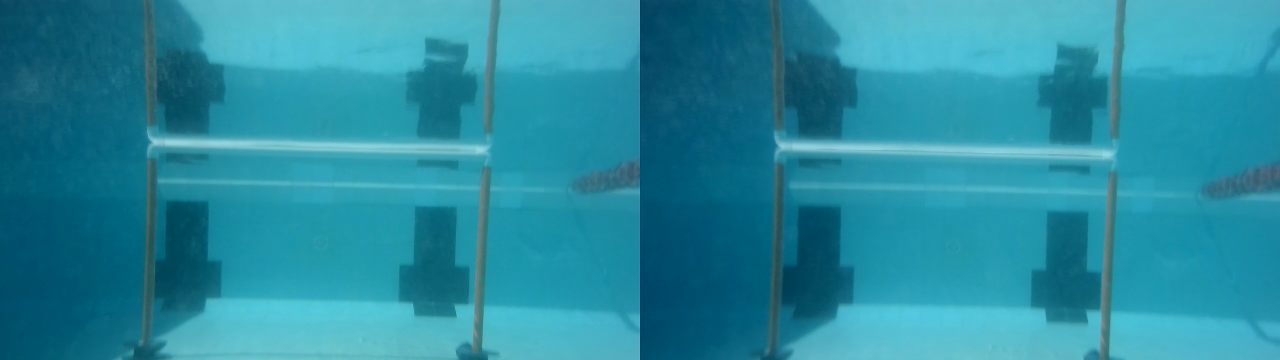
#> input picture sauvc_objectdetection/q_gate1/126.png, 2560 x 720 px, found by its file name (shown at 1/2 size); its folder holds only this picture in this run
$ python edge_detection.py
#> lines starting #> are read from the running program, lines starting #| are printed output that depends on the picture; after the words box and inside, x2 and y2 are one past the last pixel; in counts of white or black regions, pixels touching at a corner belong together
from cgi import MiniFieldStorage
import cv2
from cv2 import threshold
from cv2 import GaussianBlur
from cv2 import Canny
import numpy as np
import array as arr
import os
import natsort


def find_rectangle(img, frame):
    lines_edges = frame.copy()

    contours, _hierarchy = cv2.findContours(img, cv2.RETR_EXTERNAL, cv2.CHAIN_APPROX_SIMPLE)
    print("Number of contours: %d" % len(contours))

    # Contour traversal
    for cnt in contours:

        rect = cv2.minAreaRect(cnt)
        box = cv2.boxPoints(rect)
        box = np.int0(box)
        print("point", box)
        for point in range(4):
            if point < 3:
                x1 = box[point][0]
                y1 = box[point][1]
                x2 = box[point+1][0]
                y2 = box[point+1][1]
            else :
                x1 = box[point][0]
                y1 = box[point][1]
                x2 = box[0][0]
                y2 = box[0][1]

            cv2.line(lines_edges,(x1,y1),(x2,y2),(0,255,0),2)
    cv2.imshow('lines',lines_edges)
    cv2.waitKey(1)


def salt(img,n):
    for k in range(n):
        i = int(np.random.random()*img.shape[1]);
        j = int(np.random.random()*img.shape[0]);
        if img.ndim == 2:
            img[j,i] ==5
        elif img.ndim == 3:
            img[j,i,0] = 255
            img[j,i,1] = 255
            img[j,i,2] = 255
    return img

def RecoverHE(sceneRadiance):
    # clahe = cv2.createCLAHE(clipLimit=2, tileGridSize=(2, 2))
    for i in range(3):
        sceneRadiance[:, :, i] =  cv2.equalizeHist(sceneRadiance[:, :, i])
        # sceneRadiance[:, :, i] = clahe.apply((sceneRadiance[:, :, i]))
    return sceneRadiance

path = "/home/fabmarine/sauvc_objectdetection/q_gate1/"
files = os.listdir(path)
files =  natsort.natsorted(files)

for i in range(len(files)):
    file = files[i]
    img = cv2.imread(path+file)
#> img is the input picture: shape (720, 2560, 3); mean B, G, R 160.1, 138.9, 39.3
    frame = RecoverHE(img)
#> after the loop in RecoverHE, `for i in range(3):`:
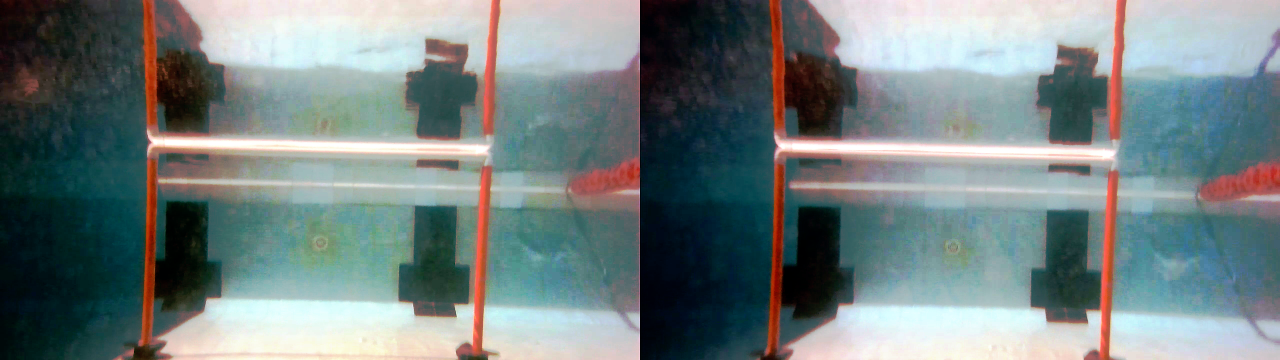
#> sceneRadiance: shape (720, 2560, 3) (shown at 1/2 size); mean B, G, R 129, 128.8, 115.9

    scale_percent = 80 # percent of original size
    width = int(frame.shape[1] * scale_percent / 100)
#> width = 2048
    height = int(frame.shape[0] * scale_percent / 100)
#> height = 576
    frame = cv2.resize(frame, (width, height))

    cv2.imshow('Original',frame)
    cv2.waitKey(1)

    # Convert color space
    frame = cv2.cvtColor(frame,cv2.COLOR_BGR2HSV)
#> frame: shape (576, 2048, 3); mean H, S, V 81.2, 89.4, 139.4

    # Color filtering
    Min = np.array([0, 128,  58])
    Max = np.array([47, 255, 255])
    mask = cv2.inRange(frame, Min, Max)
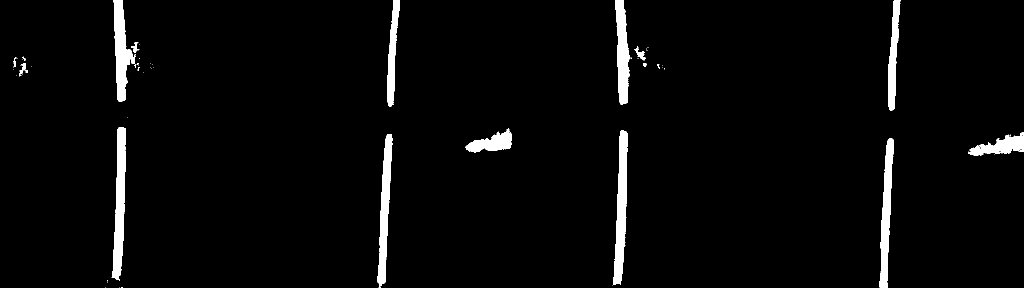
#> mask: shape (576, 2048) (shown at 1/2 size); 3.3% white; 59 white regions (42 under 20 px), largest, box (x1, y1, x2, y2) and area: (1226, 261, 1256, 570) 5186, (223, 254, 251, 561) 5098, (754, 268, 785, 576) 4526
    result = cv2.bitwise_and(frame, frame, mask=mask)
#> result: shape (576, 2048, 3); mean H, S, V 0.2, 6.3, 5.7

    cv2.imshow('Color filtering', result)
    cv2.waitKey(1)

    # Thresholding
    result = cv2.cvtColor(result, cv2.COLOR_HSV2BGR)
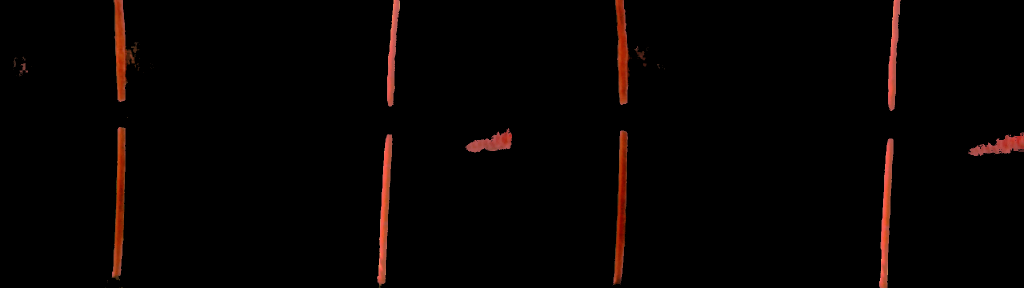
#> result: shape (576, 2048, 3) (shown at 1/2 size); mean B, G, R 1.5, 2.3, 5.7
    result = cv2.cvtColor(result, cv2.COLOR_BGR2GRAY)
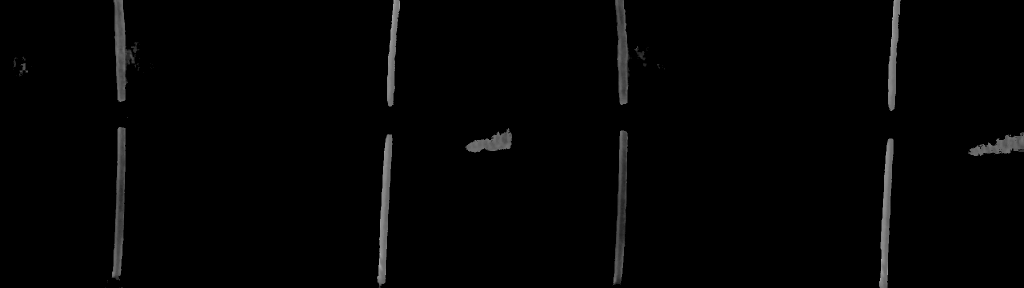
#> result: shape (576, 2048) (shown at 1/2 size); min 0, max 189, mean 3.2
    thresh = 0
    maxValue = 255
    processed_frame, thresholding_image = cv2.threshold(result, thresh, maxValue, cv2.THRESH_BINARY)
#> processed_frame = 0

    #thresholding_image = salt(thresholding_image, 10)
    thresholding_image= cv2.dilate(thresholding_image,(9,9), iterations=10)
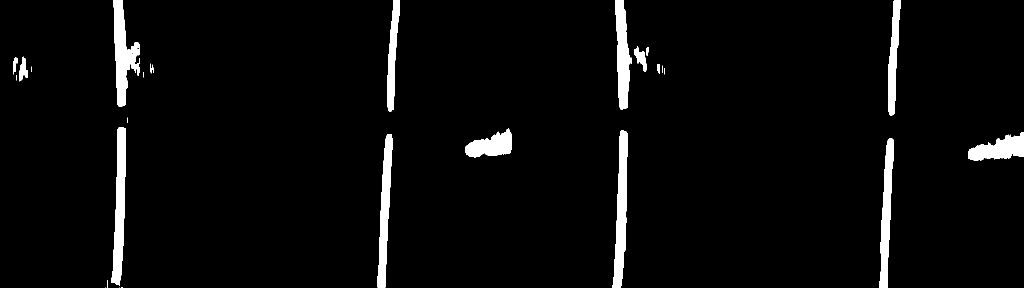
#> thresholding_image: shape (576, 2048) (shown at 1/2 size); 3.8% white; 33 white regions (13 under 20 px)

    cv2.imshow('Thresholding',thresholding_image )
    cv2.waitKey(1)

    find_rectangle(thresholding_image, frame)
#> in find_rectangle, `contours, _hierarchy = cv2.findContours(img, cv2.RETR_EXTERNAL, cv2.CH..`: contours = 33 contours, 17 with area under 20; largest, box (x1, y1, x2, y2) and area: (1226, 261, 1256, 576) 5179, (223, 254, 251, 571) 5108, (227, 0, 277, 214) 4928, (754, 268, 785, 576) 4498, (1758, 277, 1787, 576) 4292
#| Number of contours: 33
#> the loop in find_rectangle, `for cnt in contours: ` made 33 passes
#> (rect, box) on passes 1, 2, 6, 7, 8, 9, 10: (((239, 575), (0, 0), -90), [[239, 575], [239, 575], [239, 575], [239, 575]]), (((210, 575), (0, 0), -90), [[210, 575], [210, 575], [210, 575], [210, 575]]), (((1772.4, 426.1), (298.9, 17.5), -87.34), [[1774, 575], [1756, 574], [1770, 276], [1788, 277]]), (((769.3, 421.6), (307.6, 17.62), -87.18), [[770, 575], [752, 574], [768, 267], [785, 268]]), (((1992.2, 295.5), (117.4, 48.22), -8.13), [[1937, 327], [1930, 279], [2046, 263], [2053, 311]]), (((1243.1, 418.3), (314.6, 21.1), -87.46), [[1246, 575], [1225, 574], [1239, 260], [1260, 261]]), (((979.4, 295), (99.69, 48.69), -19.71), [[940, 334], [924, 288], [1018, 255], [1034, 301]])
#> (cnt, rect, box) on passes 3, 4, 5, 12, 13: ([[242, 574], [242, 575], [245, 575], [243, 575]], ((243.4, 575), (0.949, 3.16), -71.57), [[244, 575], [241, 574], [242, 574], [245, 575]]), ([[1224, 570], [1224, 575]], ((1224, 572.5), (5, 0), -90), [[1224, 575], [1224, 575], [1224, 570], [1224, 570]]), ([[214, 560], [214, 575]], ((214, 567.5), (15, 0), -90), [[214, 575], [214, 575], [214, 560], [214, 560]]), ([[255, 235], [255, 245]], ((255, 240), (10, 0), -90), [[255, 245], [255, 245], [255, 235], [255, 235]]), ([[33, 150], [33, 160]], ((33, 155), (10, 0), -90), [[33, 160], [33, 160], [33, 150], [33, 150]])
#> (printed output is left out)
#> after the loop in find_rectangle, `for cnt in contours:`: lines_edges: shape (576, 2048, 3); mean H, S, V 80.5, 91.6, 137.6


# Blur and Canny the image
cv2.namedWindow('Edges_median',cv2.WINDOW_AUTOSIZE)
cv2.namedWindow('Edges_gaussian',cv2.WINDOW_AUTOSIZE)
cv2.createTrackbar('ksize','Edges_median',1, 51, lambda x: None)
cv2.createTrackbar('threshold1_m', 'Edges_median', 10, 1000, lambda x: None)
cv2.createTrackbar('threshold2_m', 'Edges_median', 500, 1000, lambda x: None)
cv2.createTrackbar('k1','Edges_gaussian',1, 51, lambda x: None)
cv2.createTrackbar('k2', 'Edges_gaussian', 1, 51, lambda x: None)
cv2.createTrackbar('sigmaX','Edges_gaussian',0, 10, lambda x: None)
cv2.createTrackbar('threshold1_g', 'Edges_gaussian', 10, 1000, lambda x: None)
cv2.createTrackbar('threshold2_g', 'Edges_gaussian', 500, 1000, lambda x: None)

while True:
    ksize = cv2.getTrackbarPos('ksize','Edges_median')
#> ksize = 1
    threshold1_m = cv2.getTrackbarPos('threshold1_m','Edges_median')
#> threshold1_m = 10
    threshold2_m = cv2.getTrackbarPos('threshold2_m','Edges_median')
#> threshold2_m = 500

    k1 = cv2.getTrackbarPos('k1','Edges_gaussian')
#> k1 = 1
    k2 = cv2.getTrackbarPos('k2','Edges_gaussian')
#> k2 = 1
    sigmaX = cv2.getTrackbarPos('sigmaX','Edges_gaussian')
#> sigmaX = 0
    threshold1_g = cv2.getTrackbarPos('threshold1_g','Edges_gaussian')
#> threshold1_g = 10
    threshold2_g = cv2.getTrackbarPos('threshold2_g','Edges_gaussian')
#> threshold2_g = 500

    if ksize % 2 == 0:
        ksize += 1
    if k1 %2 == 0:
        k1 += 1
    if k2 %2 == 0:
        k2 +=1


    median_blur = cv2.medianBlur(thresholding_image, ksize)
    gaussian_blur = cv2.GaussianBlur(thresholding_image,(k1, k2),sigmaX=sigmaX)
    edges_median = cv2.Canny(image=median_blur, threshold1=threshold1_m, threshold2=threshold2_m)
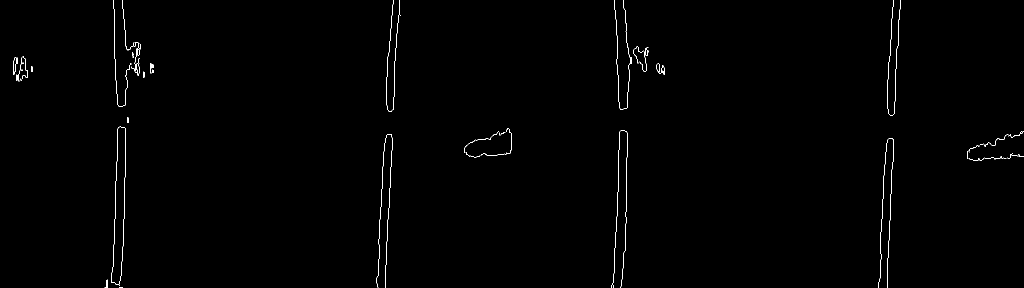
#> edges_median: shape (576, 2048) (shown at 1/2 size); 0.5% white in thin lines or dots
    edges_gaussian = cv2.Canny(image=gaussian_blur, threshold1=threshold1_g,threshold2=threshold2_g)

    cv2.imshow('Edges_median',edges_median)
    cv2.imshow('Edges_gaussian',edges_gaussian)

    key = cv2.waitKey(1)
#> (key Esc is pressed here)
    if key == 27:
            break

cv2.destroyAllWindows()

# Line detection
cv2.namedWindow('lines',cv2.WINDOW_AUTOSIZE)
cv2.createTrackbar('threshold', 'lines', 0, 200, lambda x: None)
cv2.createTrackbar('minLineLength', 'lines', 10, 200, lambda x: None)
cv2.createTrackbar('maxLineGap','lines',5, 100, lambda x: None)

while True:
    threshold = cv2.getTrackbarPos('threshold','lines')
#> threshold = 0
    minLineLength = cv2.getTrackbarPos('minLineLength','lines')
#> minLineLength = 10
    maxLineGap = cv2.getTrackbarPos('maxLineGap','lines')
#> maxLineGap = 5
    rho = 1
    theta = np.pi /180

    lines_edges = frame.copy()

    #lines = cv2.HoughLinesP(edges_median, rho, theta, threshold, np.array([]),minLineLength, maxLineGap)
    lines = cv2.HoughLines(edges_median,rho , theta, threshold)
    for line in lines:
        rho,theta = line[0]
        a = np.cos(theta)
        b = np.sin(theta)
        x0 = a*rho
        y0 = b*rho
        x1 = int(x0 + 1000*(-b))
        y1 = int(y0 + 1000*(a))
        x2 = int(x0 - 1000*(-b))
        y2 = int(y0 - 1000*(a))
        cv2.line(lines_edges,(x1,y1),(x2,y2),(0,0,255),2)
#> this loop made 30333 passes
#> (rho, theta, a, b, x0, y0, x1, y1) on passes 1 to 3: (798, 0.0524, 0.999, 0.0523, 796.9, 41.76, 744, 1040), (1784, 0.0524, 0.999, 0.0523, 1781.6, 93.37, 1729, 1091), (782, 0.0524, 0.999, 0.0523, 780.9, 40.93, 728, 1039)
#> lines_edges: shape (576, 2048, 3); mean H, S, V 0, 0, 255


    #for line in lines:
    #    for x1,y1,x2,y2 in line:
    #        cv2.line(lines_edges,(x1,y1),(x2,y2),(0,255,0),2)

    cv2.imshow('lines',lines_edges)
    key = cv2.waitKey(1)
#> (key Esc is pressed here)
    if key == 27:
            break


find_rectangle(edges_median, frame)
#| Number of contours: 59
#> the loop in find_rectangle (call 2), `for cnt in contours: ` made 59 passes
#> cnt on passes 2, 6, 9, 15, 27, 30, 31, 32, 43, 53: [[210, 574], [209, 575], [210, 574], [211, 575]], [[2026, 311], [2034, 311], [2035, 312], [2034, 311]], [[2024, 310], [2024, 311]], [[2017, 271], [2017, 272]], [[39, 161], [39, 162], [40, 161]], [[1320, 146], [1320, 147]], [[303, 145], [303, 146]], [[272, 144], [272, 145]], [[279, 126]], [[279, 87], [280, 88], [280, 98], [280, 88]]
#> (printed output is left out)
#> after the loop in find_rectangle (call 2), `for cnt in contours:`: lines_edges: shape (576, 2048, 3); mean H, S, V 80.4, 91.9, 137.3

#> (the run stopped early here; a loop or call above may not have finished)

$ run again, on sauvc_objectdetection/q_gate1/440.png
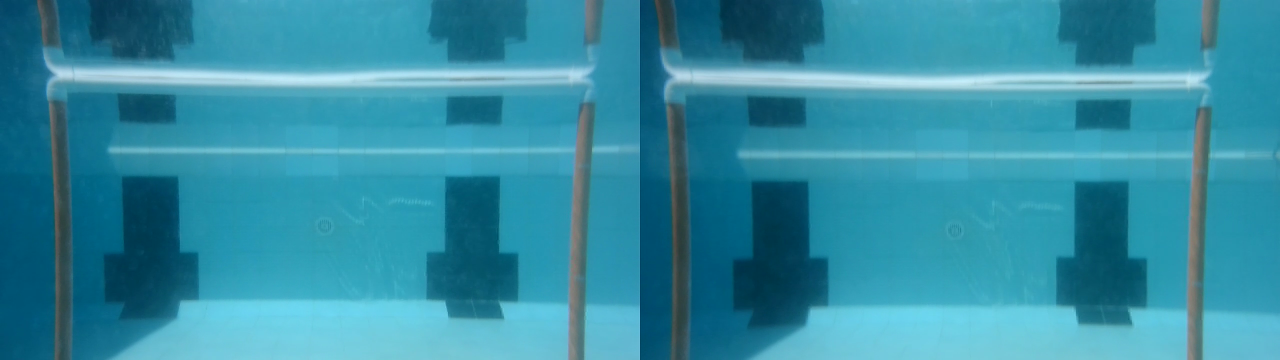
#> input picture sauvc_objectdetection/q_gate1/440.png, 2560 x 720 px, found by its file name (shown at 1/2 size)
#> img is the input picture: shape (720, 2560, 3); mean B, G, R 163.1, 140.2, 50.5
#> after the loop in RecoverHE, `for i in range(3):`:
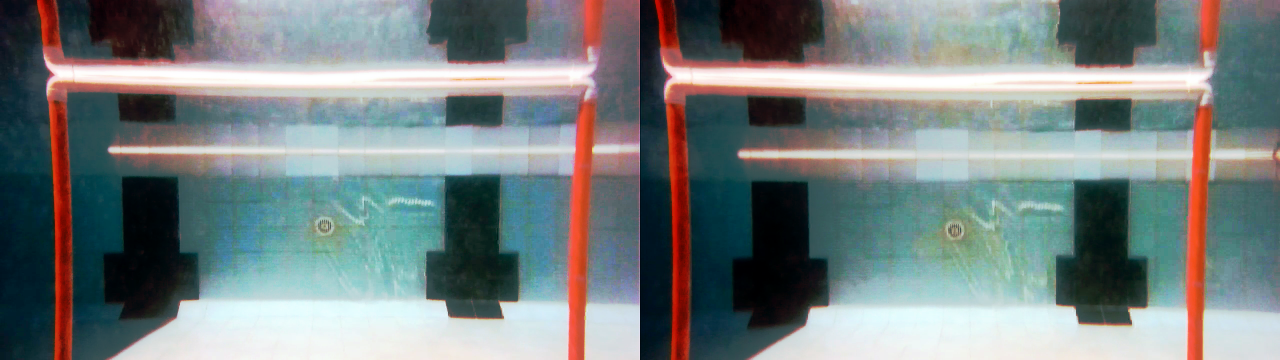
#> sceneRadiance: shape (720, 2560, 3) (shown at 1/2 size); mean B, G, R 129, 128.9, 119.3
#> mask: shape (576, 2048); 5.1% white; 69 white regions (50 under 20 px), largest, box (x1, y1, x2, y2) and area: (1064, 133, 1227, 576) 13939, (75, 143, 116, 576) 11722, (909, 160, 953, 576) 11473
#> processed_frame = 0
#> thresholding_image: shape (576, 2048); 6% white; 51 white regions (6 under 20 px)
#> contours = 51 contours, 10 with area under 20; largest, box (x1, y1, x2, y2) and area: (1064, 133, 1227, 576) 15010, (75, 129, 204, 576) 13351, (909, 160, 953, 576) 11368, (1898, 168, 1939, 576) 10824, (1047, 0, 1128, 116) 3875
#| Number of contours: 51
#> the loop in find_rectangle, `for cnt in contours: ` made 51 passes
#> (rect, box) on passes 1, 2, 6, 7, 8: (((1775.5, 524), (12, 67), -90), [[1809, 530], [1742, 530], [1742, 518], [1809, 518]]), (((1735, 522.5), (11, 10), -90), [[1740, 528], [1730, 528], [1730, 517], [1740, 517]]), (((1810.5, 498.5), (13, 11), -90), [[1816, 505], [1805, 505], [1805, 492], [1816, 492]]), (((1299, 496.5), (11, 2), -90), [[1300, 502], [1298, 502], [1298, 491], [1300, 491]]), (((1307.5, 495.5), (11, 11), -90), [[1313, 501], [1302, 501], [1302, 490], [1313, 490]])
#> (printed output is left out)
#> ksize = 1
#> threshold1_m = 10
#> threshold2_m = 500
#> k1 = 1
#> sigmaX = 0
#> threshold1_g = 10
#> threshold2_g = 500
#> `edges_median = cv2.Canny(image=median_blur, threshold1=threshold1_m, t..`:
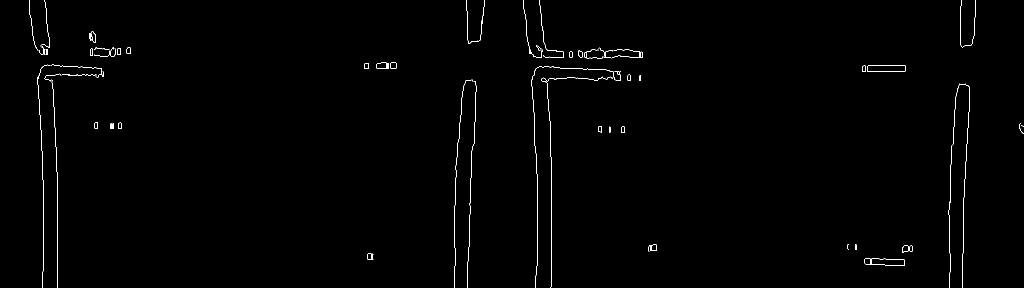
#> edges_median: shape (576, 2048) (shown at 1/2 size); 0.59% white in thin lines or dots
#> threshold = 0
#> minLineLength = 10
#> maxLineGap = 5
#> the loop `for line in lines:` made 30999 passes
#> (rho, theta, a, b, x0, y0, x1, y1) on passes 1 to 3: (1103, 0, 1, 0, 1103, 0, 1103, 1000), (1074, 0, 1, 0, 1074, 0, 1074, 1000), (87, 0, 1, 0, 87, 0, 87, 1000)
#| Number of contours: 69
#> the loop in find_rectangle (call 2), `for cnt in contours: ` made 69 passes
#> cnt on passes 29, 43, 50: [[1240, 143], [1241, 143]], [[218, 101], [218, 109]], [[89, 98], [89, 109], [89, 99], [90, 98]]
#> (printed output is left out)
